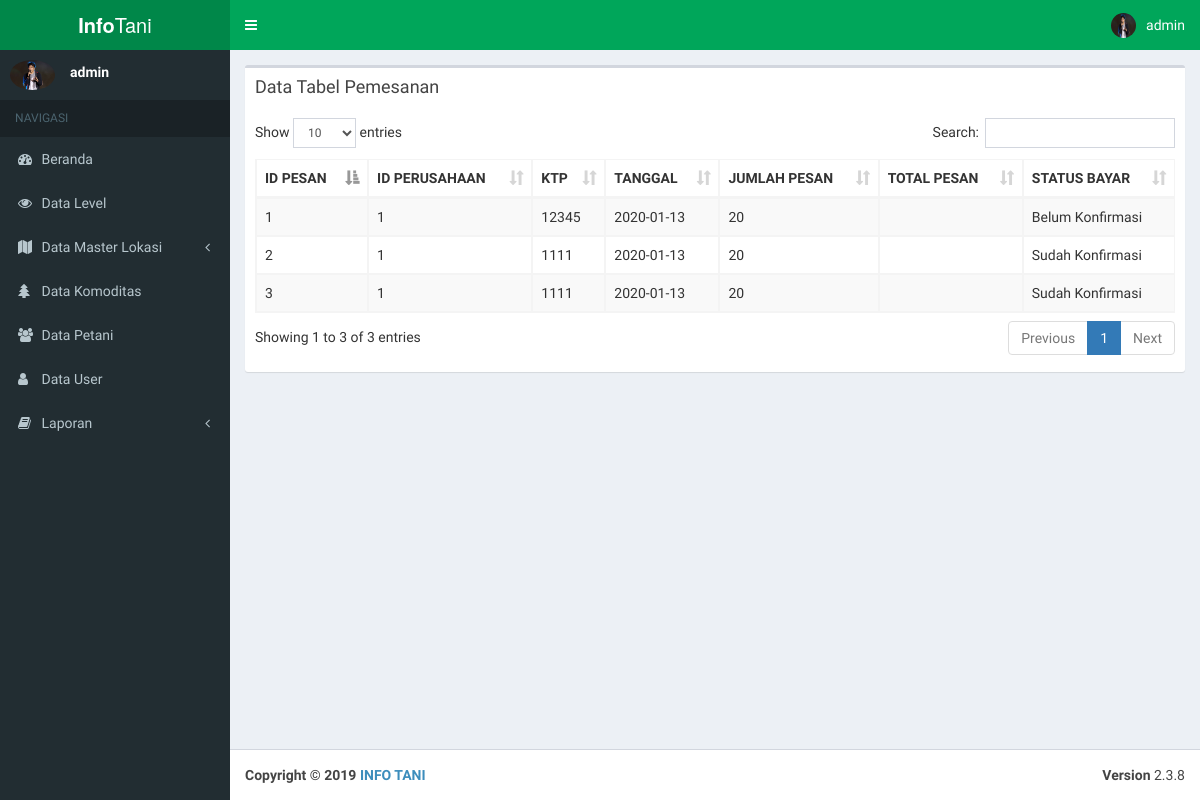
Screenshot of /Pages/Admin/viewpemesanan.php (signed in) with the database file from the repository.
### tables this page shows
CREATE TABLE `user` (
  `ID_USER` int(11) NOT NULL,
  `ID_LEVEL` int(11) DEFAULT NULL,
  `USERNAME` varchar(20) DEFAULT NULL,
  `PASSWORD` varchar(255) DEFAULT NULL,
  `FOTO_USER` varchar(18) DEFAULT NULL
);

CREATE TABLE `pemesanan` (
  `ID_PESAN` int(11) NOT NULL,
  `ID_PERUSAHAAN` int(11) NOT NULL,
  `KTP` varchar(16) NOT NULL,
  `TANGGAL` date NOT NULL,
  `JUMLAH_PESAN` int(11) NOT NULL,
  `TOTAL_BIAYA` bigint(20) NOT NULL,
  `ID_PESAN_STATUS` int(11) NOT NULL,
  `ID_PANEN` int(11) NOT NULL
);

CREATE TABLE `pesan` (
  `ID_PESAN_STATUS` int(11) NOT NULL,
  `STATUS_PESAN` varchar(17) NOT NULL
);

### controller/session.php (called while the page is built, shortened)
<?php
include "./koneksi.php";
$user_check=$_SESSION['USERNAME'];
$sql = "select * from user where USERNAME='$user_check'" ;
$ses_sql=mysqli_query($koneksi,$sql);
$row = mysqli_fetch_assoc($ses_sql);
$gambar = $row['FOTO_USER'];
?>

### Pages/Admin/viewpemesanan.php (the view, shortened to what this page needs)
<!DOCTYPE html>
<html>
<?php
        include_once "../_partials/head.php";
?>
<body class="hold-transition skin-green sidebar-mini">
<div class="wrapper">
    <?php
            include_once "../_partials/header.php";
    ?>
  <aside class="main-sidebar">
    <?php
        include_once "../_partials/sidebar.php";
    ?>
  </aside>
  <div class="content-wrapper">
    <section class="content">
      <div class="row">
        <div class="col-xs-12">
          <div class="box">
            <div class="box-header">
              <h3 class="box-title">Data Tabel Pemesanan</h3>
            </div>
            <div class="box-body table-responsive">
              <table id="example1" class="table table-bordered table-striped">
                <thead class="thead-dark">
                <tr>
                  <th>ID PESAN</th>
                  <TH>ID PERUSAHAAN</TH>
                  <TH>KTP</TH>
                  <th>TANGGAL</th>
                  <th>JUMLAH PESAN</th>
                  <th>TOTAL PESAN</th>
                  <th>STATUS BAYAR</th>
                </tr>
                </thead>
                <tbody>
                    <?php
                    require_once "../../controller/admin/koneksi.php";
                    $query = mysqli_query($koneksi, "SELECT ID_PESAN, ID_PERUSAHAAN, KTP, TANGGAL, JUMLAH_PESAN, TOTAL_BIAYA, STATUS_PESAN FROM Pemesanan, PESAN where PESAN.ID_PESAN_STATUS=Pemesanan.ID_PESAN_STATUS");
                    while($data = mysqli_fetch_array($query)) {
                    ?>
                    <tr>
                        <td><?php echo $data ['ID_PESAN'];?></td>
                        <td><?php echo $data ['ID_PERUSAHAAN'];?></td>
                        <td><?php echo $data ['KTP'];?></td>
                        <td><?php echo $data ['TANGGAL'];?></td>
                        <td><?php echo $data ['JUMLAH_PESAN'];?></td>
                        <td><?php echo $data ['TOTAL_PESAN'];?></td>
                        <td><?php echo $data ['STATUS_PESAN'];?></td>
                        </tr>
                    <?php
                    } ?>
                </tbody>
              </table>
            </div>
          </div>
        </div>
      </div>
    </section>
  </div>
  <?php
        include_once "../_partials/footer.php";
  ?>
</div>
</body>
</html>

### Pages/_partials/header.php (shortened to what this page needs)
<?php
    require_once "../../controller/koneksi.php";
    include "../../controller/session.php";
      ?>
<header class="main-header">
  <a href="../frontend/index.php" class="logo">
    <span class="logo-lg"><b>Info</b>Tani</span>
  </a>
  <nav class="navbar navbar-static-top">
    <a href="#" class="sidebar-toggle" data-toggle="offcanvas" role="button">
    </a>
    <div class="navbar-custom-menu">
      <ul class="nav navbar-nav">
        <li class="dropdown user user-menu">
          <a href="#" class="dropdown-toggle" data-toggle="dropdown">
            <img src="../../img/user/<?php echo $gambar;?>" class="user-image" alt="User Image">
            <span class="hidden-xs"><?php echo $_SESSION['USERNAME'] ?></span>
          </a>
        </li>
      </ul>
    </div>
  </nav>
</header>

### Pages/_partials/sidebar.php (shortened to what this page needs)
<section class="sidebar">
  <div class="user-panel">
    <div class="pull-left image">
      <img src="../../img/user/<?php echo $gambar;?>" class="img-circle" alt="User Image">
    </div>
    <div class="pull-left info">
      <p><?php echo $_SESSION['USERNAME'] ?></p>
    </div>
  </div>
  <ul class="sidebar-menu">
    <li class="header">NAVIGASI</li>
    <li class="treeview">
      <a href="./index.php">
        <i class="fa fa-dashboard"></i> <span>Beranda</span>
      </a>
    </li>
    <li class="treeview">
      <a href="./viewlevel.php">
        <i class="fa fa-eye"></i> <span>Data Level</span>
      </a>
    </li>
    <li class="treeview">
      <a href="#">
        <i class="fa fa-map"></i> <span>Data Master Lokasi</span>
        <span class="pull-right-container">
          <i class="fa fa-angle-left pull-right"></i>
        </span>
      </a>
    </li>
    <li class="treeview">
      <a href="./viewkomoditas.php">
        <i class="fa fa-tree"></i> <span>Data Komoditas</span>
      </a>
    </li>
    <li class="treeview">
      <a href="./viewpetani.php">
        <i class="fa fa-users"></i> <span>Data Petani</span>
      </a>
    </li>
    <li class="treeview">
      <a href="./viewuser.php">
        <i class="fa fa-user"></i> <span>Data User</span>
      </a>
    </li>
    <li class="treeview">
      <a href="#">
        <i class="fa fa-book"></i> <span>Laporan</span>
        <span class="pull-right-container">
          <i class="fa fa-angle-left pull-right"></i>
        </span>
      </a>
    </li>
  </ul>
  </section>

### rows the page displays
user: FOTO_USER (picture)
pemesanan: ID_PESAN "1", ID_PERUSAHAAN "1", KTP "12345", TANGGAL "2020-01-13", JUMLAH_PESAN "20", ID_PESAN_STATUS.STATUS_PESAN "Belum Konfirmasi"
pemesanan: ID_PESAN "2", ID_PERUSAHAAN "1", KTP "1111", TANGGAL "2020-01-13", JUMLAH_PESAN "20", ID_PESAN_STATUS.STATUS_PESAN "Sudah Konfirmasi"
pemesanan: ID_PESAN "3", ID_PERUSAHAAN "1", KTP "1111", TANGGAL "2020-01-13", JUMLAH_PESAN "20", ID_PESAN_STATUS.STATUS_PESAN "Sudah Konfirmasi"

### other values shown
$_SESSION['USERNAME'] "admin"
